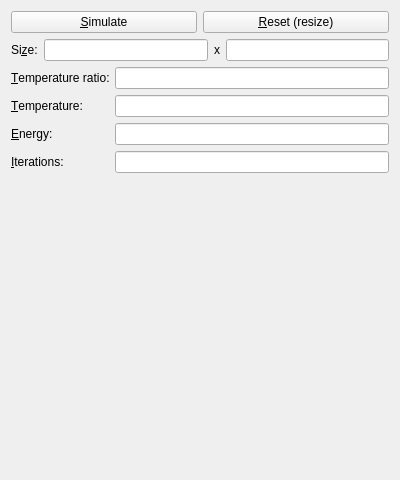
<?xml version="1.0" encoding="UTF-8"?>
<ui version="4.0">
 <class>MainWindow</class>
 <widget class="QMainWindow" name="MainWindow">
  <property name="geometry">
   <rect>
    <x>0</x>
    <y>0</y>
    <width>400</width>
    <height>480</height>
   </rect>
  </property>
  <property name="windowTitle">
   <string>Simulated annealing </string>
  </property>
  <widget class="QWidget" name="centralWidget">
   <layout class="QVBoxLayout" name="verticalLayout">
    <item>
     <layout class="QVBoxLayout" name="verticalLayout_2">
      <property name="spacing">
       <number>6</number>
      </property>
      <item>
       <layout class="QHBoxLayout" name="horizontalLayout">
        <item>
         <widget class="QPushButton" name="updateButton">
          <property name="toolTip">
           <string>Start annealing simulation</string>
          </property>
          <property name="statusTip">
           <string/>
          </property>
          <property name="whatsThis">
           <string/>
          </property>
          <property name="accessibleName">
           <string/>
          </property>
          <property name="accessibleDescription">
           <string/>
          </property>
          <property name="text">
           <string>&amp;Simulate</string>
          </property>
         </widget>
        </item>
        <item>
         <widget class="QPushButton" name="resetButton">
          <property name="toolTip">
           <string>Reset values and resize grid</string>
          </property>
          <property name="text">
           <string>&amp;Reset (resize)</string>
          </property>
         </widget>
        </item>
       </layout>
      </item>
      <item>
       <layout class="QHBoxLayout" name="horizontalLayout_4">
        <item>
         <widget class="QLabel" name="label_5">
          <property name="sizePolicy">
           <sizepolicy hsizetype="Maximum" vsizetype="Preferred">
            <horstretch>0</horstretch>
            <verstretch>0</verstretch>
           </sizepolicy>
          </property>
          <property name="text">
           <string>Si&amp;ze:</string>
          </property>
          <property name="buddy">
           <cstring>widthText</cstring>
          </property>
         </widget>
        </item>
        <item>
         <widget class="QLineEdit" name="widthText"/>
        </item>
        <item>
         <widget class="QLabel" name="label_6">
          <property name="sizePolicy">
           <sizepolicy hsizetype="Maximum" vsizetype="Preferred">
            <horstretch>0</horstretch>
            <verstretch>0</verstretch>
           </sizepolicy>
          </property>
          <property name="text">
           <string>x</string>
          </property>
         </widget>
        </item>
        <item>
         <widget class="QLineEdit" name="heightText"/>
        </item>
       </layout>
      </item>
      <item>
       <layout class="QGridLayout" name="gridLayout">
        <item row="3" column="0">
         <widget class="QLabel" name="label_4">
          <property name="sizePolicy">
           <sizepolicy hsizetype="Maximum" vsizetype="Preferred">
            <horstretch>0</horstretch>
            <verstretch>0</verstretch>
           </sizepolicy>
          </property>
          <property name="text">
           <string>&amp;Energy:</string>
          </property>
          <property name="buddy">
           <cstring>energyText</cstring>
          </property>
         </widget>
        </item>
        <item row="2" column="1">
         <widget class="QLineEdit" name="temperatureText"/>
        </item>
        <item row="1" column="1">
         <widget class="QLineEdit" name="tRatioText"/>
        </item>
        <item row="4" column="0">
         <widget class="QLabel" name="label_3">
          <property name="sizePolicy">
           <sizepolicy hsizetype="Maximum" vsizetype="Preferred">
            <horstretch>0</horstretch>
            <verstretch>0</verstretch>
           </sizepolicy>
          </property>
          <property name="text">
           <string>&amp;Iterations:</string>
          </property>
          <property name="buddy">
           <cstring>iterationsText</cstring>
          </property>
         </widget>
        </item>
        <item row="4" column="1">
         <widget class="QLineEdit" name="iterationsText"/>
        </item>
        <item row="1" column="0">
         <widget class="QLabel" name="label_2">
          <property name="sizePolicy">
           <sizepolicy hsizetype="Maximum" vsizetype="Preferred">
            <horstretch>0</horstretch>
            <verstretch>0</verstretch>
           </sizepolicy>
          </property>
          <property name="text">
           <string>&amp;Temperature ratio:</string>
          </property>
          <property name="buddy">
           <cstring>tRatioText</cstring>
          </property>
         </widget>
        </item>
        <item row="2" column="0">
         <widget class="QLabel" name="label">
          <property name="sizePolicy">
           <sizepolicy hsizetype="Maximum" vsizetype="Preferred">
            <horstretch>0</horstretch>
            <verstretch>0</verstretch>
           </sizepolicy>
          </property>
          <property name="text">
           <string>&amp;Temperature:</string>
          </property>
          <property name="buddy">
           <cstring>temperatureText</cstring>
          </property>
         </widget>
        </item>
        <item row="3" column="1">
         <widget class="QLineEdit" name="energyText"/>
        </item>
       </layout>
      </item>
     </layout>
    </item>
    <item>
     <widget class="Form" name="form" native="true">
      <property name="sizePolicy">
       <sizepolicy hsizetype="Preferred" vsizetype="MinimumExpanding">
        <horstretch>0</horstretch>
        <verstretch>0</verstretch>
       </sizepolicy>
      </property>
      <property name="minimumSize">
       <size>
        <width>100</width>
        <height>100</height>
       </size>
      </property>
     </widget>
    </item>
   </layout>
  </widget>
 </widget>
 <layoutdefault spacing="6" margin="11"/>
 <customwidgets>
  <customwidget>
   <class>Form</class>
   <extends>QWidget</extends>
   <header>form.h</header>
   <container>1</container>
  </customwidget>
 </customwidgets>
 <tabstops>
  <tabstop>updateButton</tabstop>
  <tabstop>resetButton</tabstop>
  <tabstop>widthText</tabstop>
  <tabstop>heightText</tabstop>
  <tabstop>tRatioText</tabstop>
  <tabstop>temperatureText</tabstop>
  <tabstop>energyText</tabstop>
  <tabstop>iterationsText</tabstop>
 </tabstops>
 <resources/>
 <connections/>
</ui>
